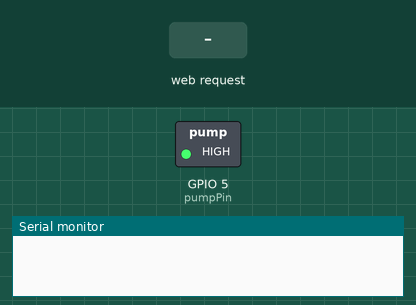
This sketch was run on a simulated ESP8266 (Wemos D1 mini). On the bench: switched loads named in the sketch (green lamp = pin HIGH), the last lines printed to the serial monitor. The inputs (shaded band) are chosen by the test bench.

Above: at 2.2 s.
2.3 s: HTTP request GET /on received
At 2.7 s:
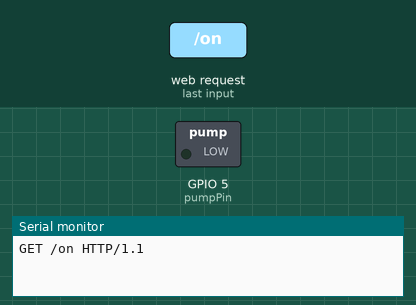
5.3 s: HTTP request GET /off received
At 6.1 s:
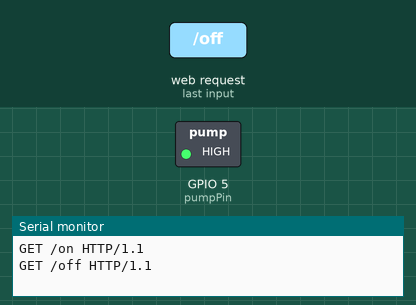
Timing chart, 0 to 8.3 s (numbered marks = the images above; inputs shaded):
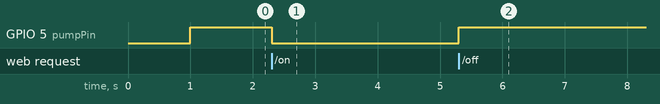

The sketch:

WemosCode.ino
```cpp
#include <ESP8266WiFi.h>
#define SAMPLES 5

String ssid = "Irrigation Control";

WiFiServer server(80);


int pumpPin = 5;//D1
int sensorSourcePin = 4;//D2

bool pumpState = false;

void setupWiFi(String password)
{
  WiFi.mode(WIFI_AP);

  uint8_t mac[WL_MAC_ADDR_LENGTH];
  WiFi.softAPmacAddress(mac);
  String macID = String(mac[WL_MAC_ADDR_LENGTH - 2], HEX) +
                 String(mac[WL_MAC_ADDR_LENGTH - 1], HEX);
  macID.toUpperCase();
  String AP_NameString = ssid + "-" + macID;


  WiFi.softAP(AP_NameString.c_str(), password.c_str());
}

void setup() {
  delay(1000);
  Serial.begin(115200);

  setupWiFi("12345678");

  pinMode(pumpPin, OUTPUT);
  pinMode(sensorSourcePin, OUTPUT);

  server.begin();
}


float readHumidity()
{
  float h = 0;
  digitalWrite(sensorSourcePin, 0);
  delay(200);
  for (int i = 0; i < SAMPLES; ++i)
  {
    h += map(analogRead(0), 550, 10, 0, 100);
    delay(100);
  }

  Serial.print("Humidity: " + String(h / SAMPLES));

  return h / SAMPLES;
}

float readTemp()
{
  float t = 0;
  digitalWrite(sensorSourcePin, 1);
  delay(200);
  for (int i = 0; i < SAMPLES; ++i)
  {
    int val = analogRead(0);
    float mv = map(val, 0, 1024, 0, 5000 * (3.3/5.0));//(val/1024.0)*5000;
    float cel = mv/10;
    t += cel;

    delay(100);
  }

  Serial.print("Temp: " + String(t / SAMPLES));

  return t / SAMPLES;
}

void loop() {

  digitalWrite(pumpPin, !pumpState);
  WiFiClient client = server.available();
  if (!client) {
    return;
  }

  // Wait until the client sends some data
  //  Serial.println("new client");
  while(!client.available()){
    delay(1);
  }

  // Read the first line of the request
  String req = client.readStringUntil('\r');

  client.flush();

  String html = "HTTP/1.1 200 OK\r\nContent-Type: text/html\r\n\r\n";

  Serial.println(req);
  if (req.indexOf("/pump") != -1)
  {
    html += pumpState ? "1" : "0";
  }
  else if (req.indexOf("/on") != -1)
  {
    pumpState = true;
  }
  else if (req.indexOf("/off") != -1)
  {
    pumpState = false;
  }
  else if (req.indexOf("/t") != -1)
  {
    html += String(readTemp());
  }
  else if (req.indexOf("/h") != -1)
  {
    html += String(readHumidity());
  }
  else if (req.indexOf("/c") != -1)
  {
    html += "1234";
  }


  client.print(html);
  delay(1);


}
```

Measured:
- after the input at 2.3 s, GPIO 5 (pumpPin): HIGH → LOW at once
- after the input at 5.3 s, GPIO 5 (pumpPin): LOW → HIGH at once
